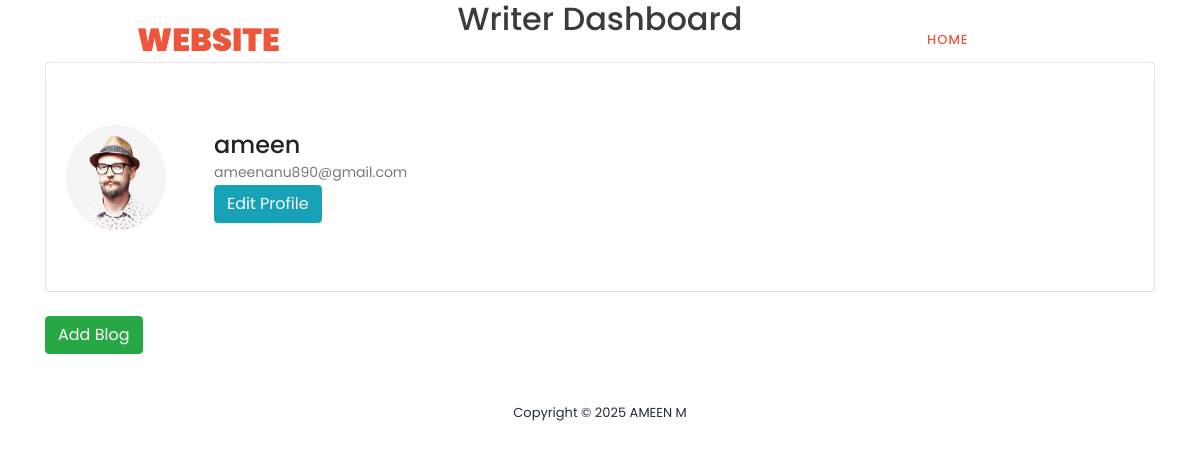
/write (signed in), run on an earlier commit of the app's database.
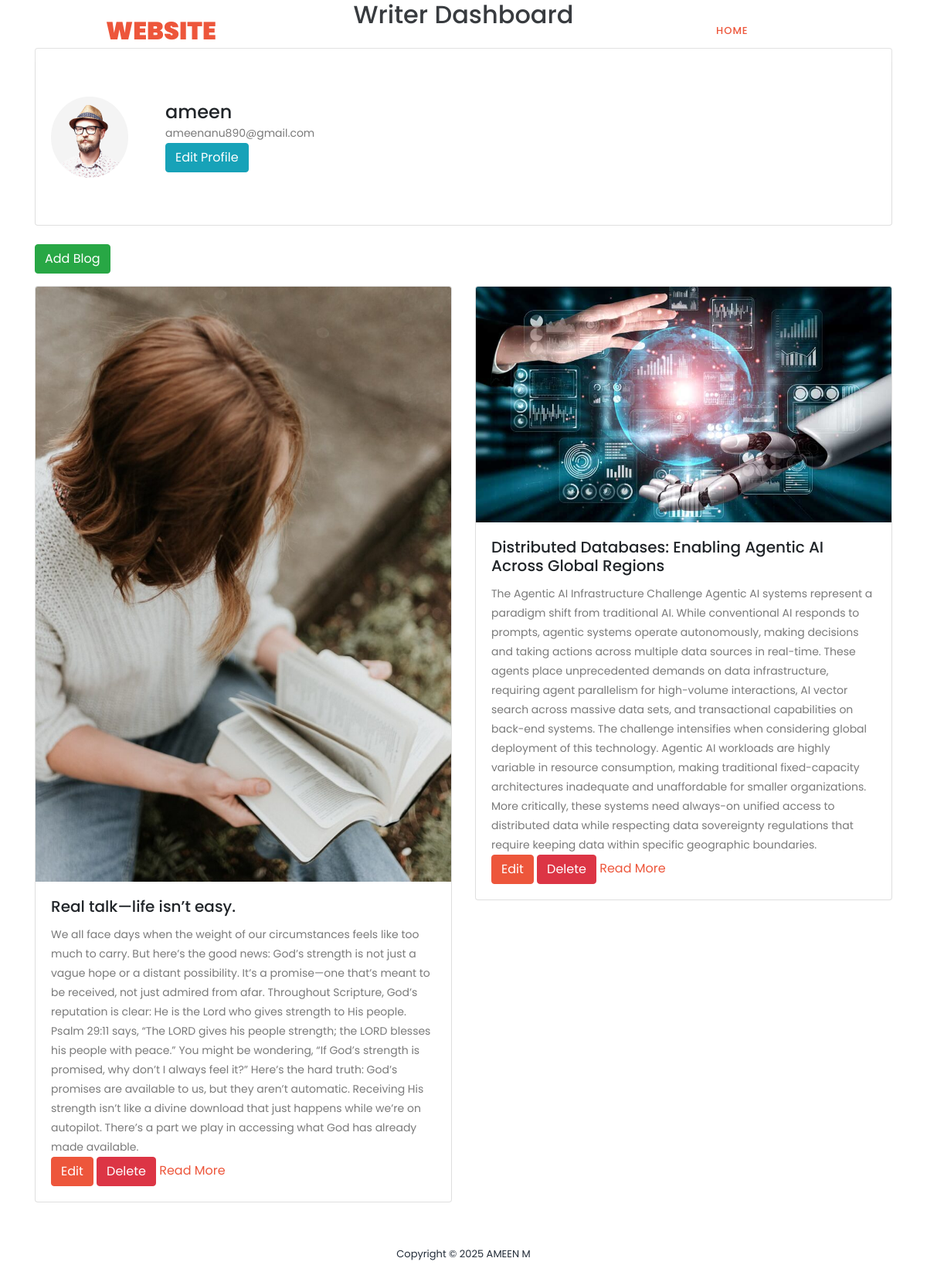
And on a later commit of the database.
### blogapp/models.py (models this page shows, shortened)
class Blog(models.Model):
    title=models.CharField(max_length=200)
    content=models.TextField()
    blog_pic=models.ImageField(upload_to="media",null=True,blank=True)
    added_date=models.DateField(auto_now_add=True)
    user_id=models.ForeignKey(User,on_delete=models.CASCADE)

### blogapp/views.py (the view)
# urls.py: path("write",views.WriterView.as_view(),name="writer"),
class WriterView(View):
    def get(self,request):
        user=request.user
        blog=Blog.objects.filter(user_id=request.user)
        return render(request,"writer.html",{"blog":blog,"user":user})

### blogapp/templates/writer.html
{% extends 'base.html' %}
{% load static %}
{% block main %}
<section class="section" id="writer-dashboard">
    <div class="container">
        <h2 class="text-center mb-4">Writer Dashboard</h2>
        <div class="card mb-4">
            <div class="card-body d-flex align-items-center">
                <img src="{% static 'assets/images/team-image-1-646x680.jpg' %}" alt="Profile" class="rounded-circle me-3" width="100">
                <div class="p-5">
                    <h4 id="writerName">{{user.username}}</h4>
                    <p id="writerEmail">{{user.email}}</p>
                    <a href="{% url 'updateprofile' user.id %}" class="btn btn-info">Edit Profile</a>
                </div>
            </div>
        </div>
        <div class="text-end mb-3">
            <a href="{% url 'create' %}" class="btn btn-success">Add Blog</a>
        </div>
        <div class="row">
            {% for i in blog %}
            <div class="col-md-6 mb-4" id="blogCardTemplate">
                <div class="card">
                    <img src="{{ i.blog_pic.url }}" class="card-img-top" alt="Blog Image">
                    <div class="card-body">
                        <h5 class="card-title">{{i.title}}</h5>
                        <p class="card-text">{{i.content}}</p>
                        <a href="{% url 'updateblog' i.id %}" class="btn btn-primary">Edit</a>
                        <a href="{% url 'delete' i.id %}" class="btn btn-danger">Delete</a>
                        <a href="{% url 'viewblog' i.id %}" class="read-more">Read More</a>
                    </div>
                </div>
            </div>
            {% endfor %}
        </div>
    </div>
</section>
{% endblock %}

What changed in the data, as far as the page shows it:
added Blog: blog_pic (picture), title "Real talk—life isn’t easy.", content "We all face days when the weight of our circumstances feels like too much to carry. But here’s the good news: God’s strength is not just a vague hope or a distant possibility. It’s a promise—one that’s meant to be received, not just admired from afar. Throughout Scripture, God’s reputation is clear: He is the Lord who gives strength to His people. Psalm 29:11 says, “The LORD gives his people strength; the LORD blesses his people with peace.” You might be wondering, “If God’s strength is promised, why don’t I always feel it?” Here’s the hard truth: God’s promises are available to us, but they aren’t automatic. Receiving His strength isn’t like a divine download that just happens while we’re…"
added Blog: blog_pic (picture), title "Distributed Databases: Enabling Agentic AI Across Global Regions", content "The Agentic AI Infrastructure Challenge Agentic AI systems represent a paradigm shift from traditional AI. While conventional AI responds to prompts, agentic systems operate autonomously, making decisions and taking actions across multiple data sources in real-time. These agents place unprecedented demands on data infrastructure, requiring agent parallelism for high-volume interactions, AI vector search across massive data sets, and transactional capabilities on back-end systems. The challenge intensifies when considering global deployment of this technology. Agentic AI workloads are highly variable in resource consumption, making traditional fixed-capacity architectures inadequate and…"
